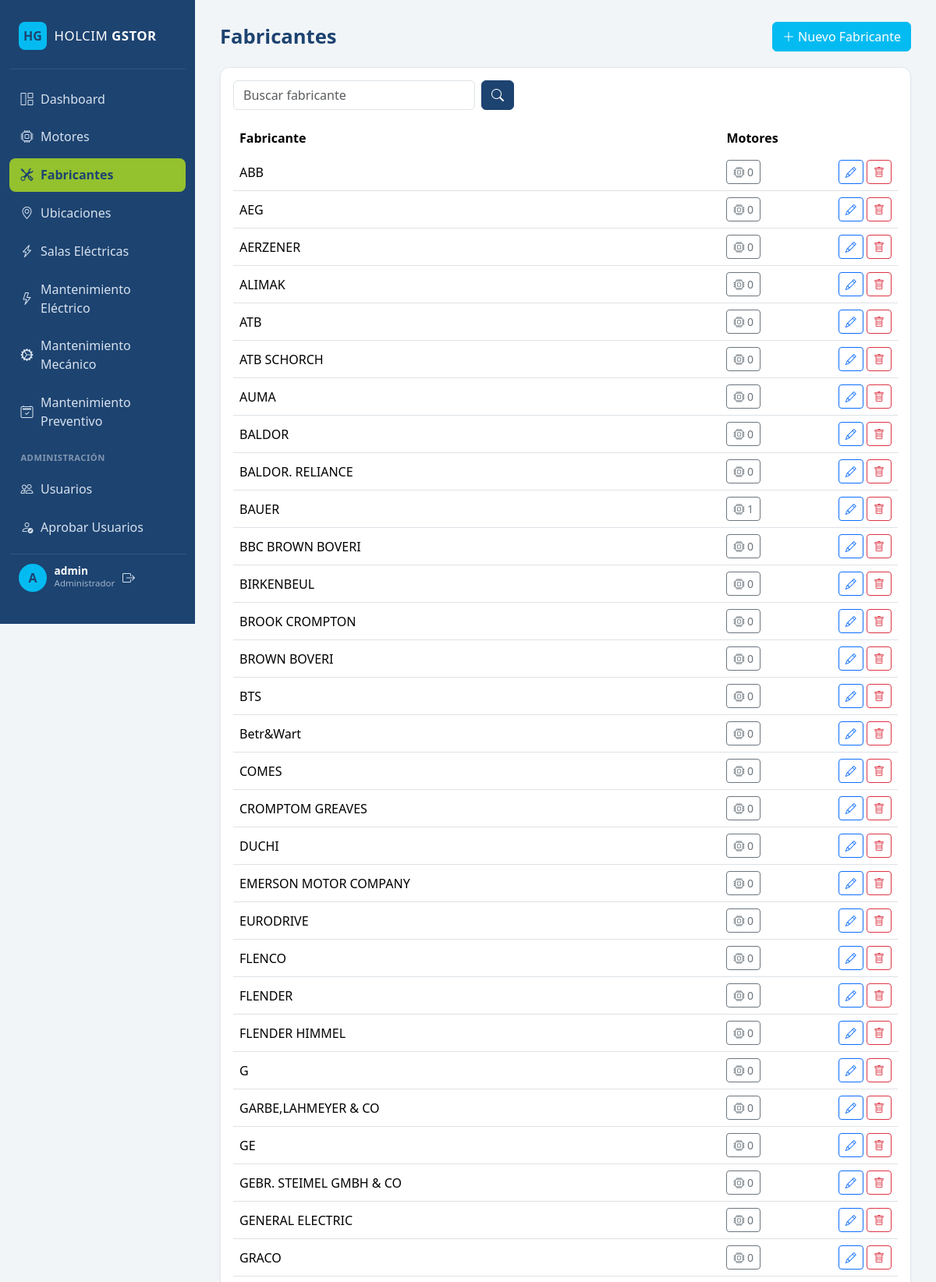
/motores/fabricantes/ (signed in, upper part), run on the app's committed database.
### Cuentas/models.py (models this page shows, shortened)
class Perfil(models.Model):
    ADMINISTRADOR = "administrador"
    MANTENIMIENTO = "mantenimiento"
    ROL_CHOICES = [
        (ADMINISTRADOR, "Administrador"),
        (MANTENIMIENTO, "Mantenimiento"),
    ]
    user = models.OneToOneField(
        settings.AUTH_USER_MODEL, on_delete=models.CASCADE, related_name="perfil"
    )
    rol = models.CharField("Rol", max_length=20, choices=ROL_CHOICES, default=MANTENIMIENTO)
    aprobado = models.BooleanField("Aprobado", default=False)
    creado_en = models.DateTimeField("Creado", auto_now_add=True)
    class Meta:
        verbose_name = "Perfil"
        verbose_name_plural = "Perfiles"

### Motores/models.py (models this page shows, shortened)
class Fabricante(models.Model):
    nombre = models.CharField("Fabricante", max_length=150, unique=True)
    class Meta:
        verbose_name = "Fabricante"
        verbose_name_plural = "Fabricantes"
        ordering = ["nombre"]

### Motores/views.py (the view)
# urls.py: path("fabricantes/", views.FabricanteListView.as_view(), name="fabricante_list"),
class FabricanteListView(ListView):
    model = Fabricante
    template_name = "Motores/fabricante_list.html"
    context_object_name = "fabricantes"
    def get_queryset(self):
        qs = Fabricante.objects.prefetch_related("motores")
        query = self.request.GET.get("q")
        if query:
            qs = qs.filter(nombre__icontains=query)
        return qs
    def get_context_data(self, **kwargs):
        context = super().get_context_data(**kwargs)
        context["q"] = self.request.GET.get("q", "")
        return context

### Cuentas/context_processors.py (called while the page is built)
def perfil_contexto(request):
    user = getattr(request, "user", None)
    if not user or not user.is_authenticated:
        return {}
    es_admin = user.is_superuser or getattr(getattr(user, "perfil", None), "es_administrador", False)
    pendientes = Perfil.objects.filter(aprobado=False).count() if es_admin else 0
    return {
        "es_administrador": es_admin,
        "usuarios_pendientes_count": pendientes,
    }

### Motores/templates/Motores/fabricante_list.html (shortened to what this page needs)
{% extends "Motores/base.html" %}
{% block header %}Fabricantes{% endblock %}
{% block header_actions %}
    <a href="{% url 'motores:fabricante_create' %}" class="btn btn-hg-blue"><i class="bi bi-plus-lg"></i> Nuevo Fabricante</a>
{% endblock %}
{% block content %}
<div class="card-hg p-3">
    <form method="get" class="d-flex mb-3" style="max-width: 360px;">
        <input type="text" name="q" value="{{ q }}" class="form-control me-2" placeholder="Buscar fabricante">
        <button class="btn btn-hg-navy" type="submit"><i class="bi bi-search"></i></button>
    </form>
    <table class="table table-hg align-middle">
        <thead><tr><th>Fabricante</th><th>Motores</th><th></th></tr></thead>
        <tbody>
            {% for fabricante in fabricantes %}
            <tr>
                <td>{{ fabricante.nombre }}</td>
                <td>
                    <button type="button" class="btn btn-sm btn-outline-secondary" data-bs-toggle="collapse"
                            data-bs-target="#motores-fabricante-{{ fabricante.pk }}">
                        <i class="bi bi-cpu"></i> {{ fabricante.motores.all|length }}
                    </button>
                </td>
                <td class="text-end">
                    <a href="{% url 'motores:fabricante_update' fabricante.pk %}" class="btn btn-sm btn-outline-primary"><i class="bi bi-pencil"></i></a>
                    <a href="{% url 'motores:fabricante_delete' fabricante.pk %}" class="btn btn-sm btn-outline-danger"><i class="bi bi-trash"></i></a>
                </td>
            </tr>
            {% empty %}
            <tr><td colspan="3" class="text-center text-muted py-4">No hay fabricantes registrados.</td></tr>
            {% endfor %}
        </tbody>
    </table>
</div>
{% endblock %}

### Motores/templates/Motores/base.html (shortened to what this page needs)
<!DOCTYPE html>
{% load static %}
<html lang="es">
<head>
    <link href="https://cdn.jsdelivr.net/npm/bootstrap@5.3.3/dist/css/bootstrap.min.css" rel="stylesheet">
    <link href="https://cdn.jsdelivr.net/npm/bootstrap-icons@1.11.3/font/bootstrap-icons.min.css" rel="stylesheet">
    <link href="{% static 'Motores/css/style.css' %}?v=20260930" rel="stylesheet">
</head>
<body>
<div class="app-shell">
    <aside class="sidebar">
        <div class="sidebar-brand">
            <span class="brand-mark">HG</span>
            <span class="brand-text">HOLCIM <strong>GSTOR</strong></span>
        </div>
        <nav class="sidebar-nav">
            <a class="nav-link {% if request.resolver_match.url_name == 'inicio' %}active{% endif %}"
               href="{% url 'inicio' %}">
                <i class="bi bi-grid-1x2"></i> Dashboard
            </a>
            <a class="nav-link {% if request.resolver_match.url_name == 'motor_list' %}active{% endif %}"
               href="{% url 'motores:motor_list' %}">
                <i class="bi bi-cpu"></i> Motores
            </a>
            <a class="nav-link {% if request.resolver_match.url_name == 'fabricante_list' %}active{% endif %}"
               href="{% url 'motores:fabricante_list' %}">
                <i class="bi bi-tools"></i> Fabricantes
            </a>
            <a class="nav-link {% if request.resolver_match.url_name == 'ubicacion_list' %}active{% endif %}"
               href="{% url 'motores:ubicacion_list' %}">
                <i class="bi bi-geo-alt"></i> Ubicaciones
            </a>
            <a class="nav-link {% if request.resolver_match.url_name == 'sala_list' %}active{% endif %}"
               href="{% url 'motores:sala_list' %}">
                <i class="bi bi-lightning-charge"></i> Salas Eléctricas
            </a>
            <a class="nav-link {% if request.resolver_match.namespace == 'mantenimiento_electrico' %}active{% endif %}"
               href="{% url 'mantenimiento_electrico:index' %}">
                <i class="bi bi-lightning"></i> Mantenimiento Eléctrico
            </a>
            <a class="nav-link {% if request.resolver_match.namespace == 'mantenimiento_mecanico' %}active{% endif %}"
               href="{% url 'mantenimiento_mecanico:index' %}">
                <i class="bi bi-gear-wide-connected"></i> Mantenimiento Mecánico
            </a>
            <a class="nav-link {% if request.resolver_match.namespace == 'mantenimiento_preventivo' %}active{% endif %}"
               href="{% url 'mantenimiento_preventivo:index' %}">
                <i class="bi bi-calendar2-check"></i> Mantenimiento Preventivo
            </a>
            {% if es_administrador %}
            <div class="sidebar-section-label">ADMINISTRACIÓN</div>
            <a class="nav-link {% if request.resolver_match.url_name == 'lista_usuarios' %}active{% endif %}"
               href="{% url 'cuentas:lista_usuarios' %}">
                <i class="bi bi-people"></i> Usuarios
            </a>
            <a class="nav-link {% if request.resolver_match.url_name == 'aprobar_usuarios' %}active{% endif %}"
               href="{% url 'cuentas:aprobar_usuarios' %}">
                <i class="bi bi-person-check"></i> Aprobar Usuarios
            </a>
            {% endif %}
        </nav>
        {% if request.user.is_authenticated %}
        <div class="sidebar-user">
            <div class="user-avatar">{{ request.user.username|slice:":1"|upper }}</div>
            <div>
                <div class="user-name">{{ request.user.get_full_name|default:request.user.username }}</div>
                <div class="user-role">{{ request.user.perfil.get_rol_display|default:"Administrador" }}</div>
            </div>
            <form method="post" action="{% url 'cuentas:logout' %}" class="logout-form">
                <button type="submit" class="logout-link" title="Cerrar sesión" aria-label="Cerrar sesión">
                    <i class="bi bi-box-arrow-right"></i>
                </button>
            </form>
        </div>
        {% endif %}
    </aside>
    <main class="main-content">
        <header class="page-header">
            <h1>{% block header %}{% endblock %}</h1>
            <div class="page-header-actions">{% block header_actions %}{% endblock %}</div>
        </header>
        <div class="page-body">
            {% block content %}{% endblock %}
        </div>
    </main>
</div>
</body>
</html>

### Motores/static/Motores/css/style.css (style rules this page uses)
:root { --hg-navy: #1d4370; --hg-blue: #04bbf1; --hg-green: #94c12e; --hg-navy-light: #274f80; --hg-bg: #f2f5f8; }
body { background-color: var(--hg-bg); font-family: "Segoe UI", Roboto, Arial, sans-serif; }
.app-shell { display: flex; min-height: 100vh; }
.sidebar { width: 250px; height: 100vh; height: 100dvh; position: fixed !important; top: 0; bottom: 0; left: 0; background-color: var(--hg-navy); color: #fff; display: flex; flex-direction: column; padding: 1.25rem 0.75rem; flex-shrink: 0; overflow: hidden; box-sizing: border-box; }
.sidebar-brand { display: flex; align-items: center; gap: 0.6rem; padding: 0.5rem 0.75rem 1.5rem 0.75rem; border-bottom: 1px solid rgba(255, 255, 255, 0.1); margin-bottom: 1rem; }
.brand-mark { background: var(--hg-blue); color: var(--hg-navy); font-weight: 800; border-radius: 8px; width: 36px; height: 36px; display: flex; align-items: center; justify-content: center; }
.brand-text { font-size: 1.05rem; letter-spacing: 0.5px; }
.sidebar-nav { display: flex; flex-direction: column; gap: 0.35rem; }
.sidebar-nav .nav-link { color: #d7e2ef; padding: 0.6rem 0.9rem; border-radius: 8px; display: flex; align-items: center; gap: 0.6rem; font-weight: 500; transition: background-color 0.15s ease, color 0.15s ease; }
.sidebar-nav .nav-link.active { background-color: var(--hg-green); color: var(--hg-navy); font-weight: 700; }
.main-content { flex: 1; margin-left: 250px; padding: 1.75rem 2rem; overflow-x: auto; }
.page-header { display: flex; align-items: center; justify-content: space-between; margin-bottom: 1.25rem; }
.page-header h1 { color: var(--hg-navy); font-size: 1.6rem; font-weight: 700; margin: 0; }
.btn-hg-blue { background-color: var(--hg-blue); border-color: var(--hg-blue); color: #fff; }
.btn-hg-navy { background-color: var(--hg-navy); border-color: var(--hg-navy); color: #fff; }
.card-hg { background: #fff; border-radius: 12px; border: 1px solid #e4e9ef; box-shadow: 0 1px 3px rgba(29, 67, 112, 0.06); }
.table-hg thead { background-color: var(--hg-navy); color: #fff; }
.table-hg thead th { border: none; font-weight: 600; vertical-align: middle; }
.sidebar-user { display: flex; align-items: center; gap: 0.6rem; padding: 0.75rem; margin-top: 0.75rem; border-top: 1px solid rgba(255, 255, 255, 0.1); }
.user-avatar { width: 36px; height: 36px; border-radius: 50%; background: var(--hg-blue); color: var(--hg-navy); font-weight: 800; display: flex; align-items: center; justify-content: center; flex-shrink: 0; }
.user-name { color: #fff; font-size: 0.85rem; font-weight: 600; line-height: 1.1; }
.user-role { color: #9fb3cc; font-size: 0.72rem; }
.logout-link { background: none; border: 0; color: #d7e2ef; cursor: pointer; margin-left: auto; padding: 0; }
.sidebar-section-label { color: #8296b0; font-size: 0.7rem; font-weight: 700; letter-spacing: 0.5px; padding: 0.75rem 0.9rem 0.25rem; }

### data on the page
Fabricante: nombre "ABB", motores.all|length "0"
Fabricante: nombre "AEG", motores.all|length "0"
Fabricante: nombre "AERZENER", motores.all|length "0"
Fabricante: nombre "ALIMAK", motores.all|length "0"
Fabricante: nombre "ATB", motores.all|length "0"
Fabricante: nombre "ATB SCHORCH", motores.all|length "0"
Fabricante: nombre "AUMA", motores.all|length "0"
Fabricante: nombre "BALDOR", motores.all|length "0"
Fabricante: nombre "BALDOR. RELIANCE", motores.all|length "0"
Fabricante: nombre "BAUER", motores.all|length "1"
Fabricante: nombre "BBC BROWN BOVERI", motores.all|length "0"
Fabricante: nombre "BIRKENBEUL", motores.all|length "0"
Fabricante: nombre "BROOK CROMPTON", motores.all|length "0"
Fabricante: nombre "BROWN BOVERI", motores.all|length "0"
Fabricante: nombre "BTS", motores.all|length "0"
Fabricante: nombre "Betr&Wart", motores.all|length "0"
Fabricante: nombre "COMES", motores.all|length "0"
Fabricante: nombre "CROMPTOM GREAVES", motores.all|length "0"
Fabricante: nombre "DUCHI", motores.all|length "0"
Fabricante: nombre "EMERSON MOTOR COMPANY", motores.all|length "0"
Fabricante: nombre "EURODRIVE", motores.all|length "0"
Fabricante: nombre "FLENCO", motores.all|length "0"
Fabricante: nombre "FLENDER", motores.all|length "0"
Fabricante: nombre "FLENDER HIMMEL", motores.all|length "0"
Fabricante: nombre "G", motores.all|length "0"
Fabricante: nombre "GARBE,LAHMEYER & CO", motores.all|length "0"
Fabricante: nombre "GE", motores.all|length "0"
Fabricante: nombre "GEBR. STEIMEL GMBH & CO", motores.all|length "0"
Fabricante: nombre "GENERAL ELECTRIC", motores.all|length "0"
Fabricante: nombre "GRACO", motores.all|length "0"

### other printed values
{{ request.user.username|slice:":1"|upper }} "A"
{{ request.user.get_full_name|default:request.user.username }} "admin"
{{ request.user.perfil.get_rol_display|default:"Administrador" }} "Administrador"
